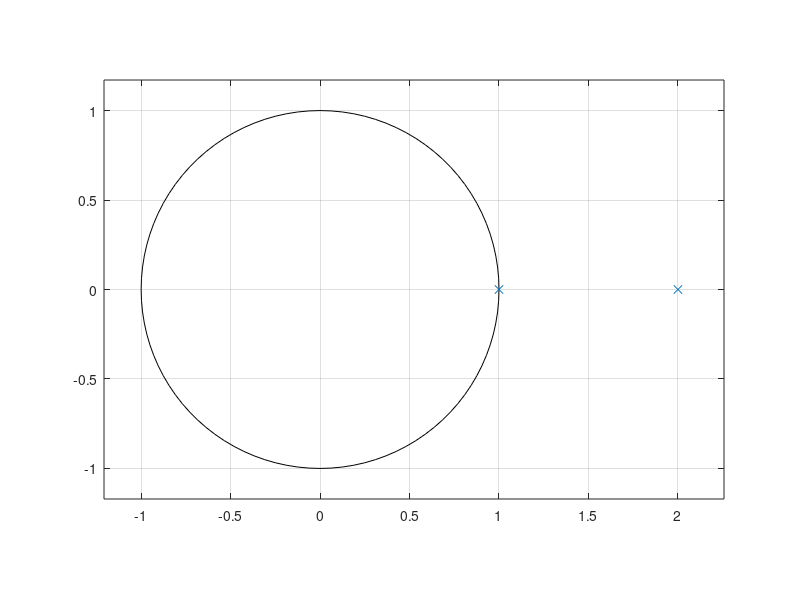

Here is the MATLAB script that generated this plot:
clc;
clear all;
close all;

% Convolution of two sequences
x = input('Enter the i/p sequence x(n): ');
h = input('Enter the i/p sequence y(n): ');
n1 = length(x);
n2 = length(h);
N = n1 + n2 - 1;
x = [x, zeros(1, (N - n1))];
h = [h, zeros(1, (N - n2))];
y = zeros(1, N);
for n = 1:N
    for k = 1:n
        y(n) = y(n) + x(k) * h(n - k + 1);
    end
end
disp(y);

% Stability check of a system
num = [1];
den = [1, -3, 2];
z = roots(num);
p = roots(den);
c = 0;
for i = 1:length(p)
    if abs(p(i)) > 1
        c = c + 1;
    end
end
if c == 0
    disp('Stable');
else
    disp('Not Stable');
end
zplane(z, p);
